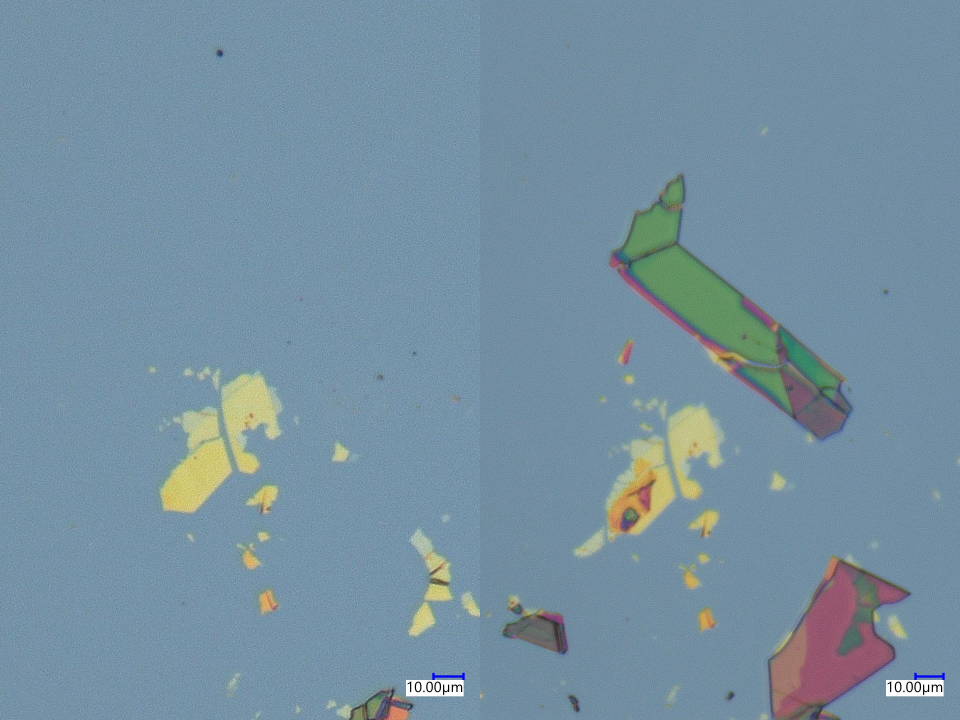
#> input picture figmatch/test_1/VHX_000032.jpg, 2880 x 2160 px, found by its file name (shown at 1/3 size)
$ python figmatch_1223.py   (older library calls are emulated)
#> lines starting #> are read from the running program, lines starting #| are printed output that depends on the picture; after the words box and inside, x2 and y2 are one past the last pixel; in counts of white or black regions, pixels touching at a corner belong together
import pandas as pd
import math
import numpy as np
import matplotlib.pyplot as plt
import cv2

from sklearn.cluster import KMeans

def figshow(img,hsize=400,title='hoge'):
    """
    show a figure with defined size
    """
    shape = img.shape
    ratio=shape[0]/shape[1]
    img2= cv2.resize(img,(hsize,int(hsize*ratio)))
    cv2.imshow(title,img2)
    cv2.waitKey(0)
    cv2.destroyAllWindows()

def superposition(img_list,move_list):
    """
    ズレを表すdelta、引き算された画像、重なっている場所のみの画像、重なっている座標を出力する
    """

    rows, cols, col =img_list[0].shape

    #引き算される側に平行移動用の余白を付ける
    img1= np.zeros([rows*3,cols*3,col],np.int)
    img1[rows:rows*2,cols:cols*2]=img_list[1].astype(np.int)

    #move_listで指定された位置で引き算
    img1[rows+move_list[0]:rows*2+move_list[0], cols+move_list[1]:cols*2+move_list[1]] \
        = img1[rows+move_list[0]:rows*2+move_list[0], cols+move_list[1]:cols*2+move_list[1]] - img_list[0].astype(np.int)

    #縦横それぞれ次のリストの真ん中2つが取り出す範囲
    hlist=[rows,rows*2,rows+move_list[0],rows*2+move_list[0]]
    vlist=[cols,cols*2,cols+move_list[1],cols*2+move_list[1]]
    hlist.sort()
    vlist.sort()
    np.abs(img1)

    #取り出してズレに相当する量を計算
    trim = img1[hlist[1]:hlist[2],vlist[1]:vlist[2]]
    return img1.astype(np.uint8), trim.astype(np.uint8), [(hlist[1],hlist[2]),(vlist[1],vlist[2])]

def clastering(img,n_cluster=2):
    """
    指定した画像のクラスタリングを行い、ピクセルごとの判定結果を出力する
    """
    X=np.reshape(img,[-1,3]) #縦にピクセルを並べて横一列、深さRGBの2次元行列
    y_pred = KMeans(n_cluster).fit_predict(X) #cluster分類の結果を格納

    return np.reshape(y_pred,[img.shape[0],-1]).astype(np.uint8)

def binarization(img,collor=np.array([[0,0,0],[255,255,255]])):
    """
    指定した画像をクラスタリングにより2値化する
    """
    y_pred = clastering(img)
    #背景が黒になるように二値化
    X_pred = np.array([collor[i] for i in y_pred])
    if np.mean(y_pred==0) < 0.5:
        X_pred=1-X_pred

    return  np.reshape(X_pred,[img.shape[0],-1,3]).astype(np.uint8), y_pred


#def matching(diff,move_list):


img = cv2.imread('VHX_000032.jpg')
#> img is the input picture: shape (2160, 2880, 3); mean B, G, R 161.2, 144.7, 118.3
img_list=np.hsplit(img,2)
#> img_list = 2 items
move_list = [100,-100]
shape = img_list[0].shape
#> shape = (2160, 1440, 3)

"""
img_all, trim, trim_coord=superposition(img_list,move_list)

img_all=cv2.rectangle(img_all,trim_coord[0],trim_coord[1],(0,255,0),3)
delta = np.sqrt(np.square(trim).mean())/255
"""

#クラスタリングを用いた２値化
#clust_before, clustraw_before = clastering(cv2.resize(img_list[1] , (int(shape[1]*0.5), int(shape[0]*0.5))))
t=1
clust_after, clustraw_after = binarization(cv2.resize(img_list[0] , (int(shape[1]*t), int(shape[0]*t))))
#> in clastering, `X=np.reshape(img,[-1,3])`:
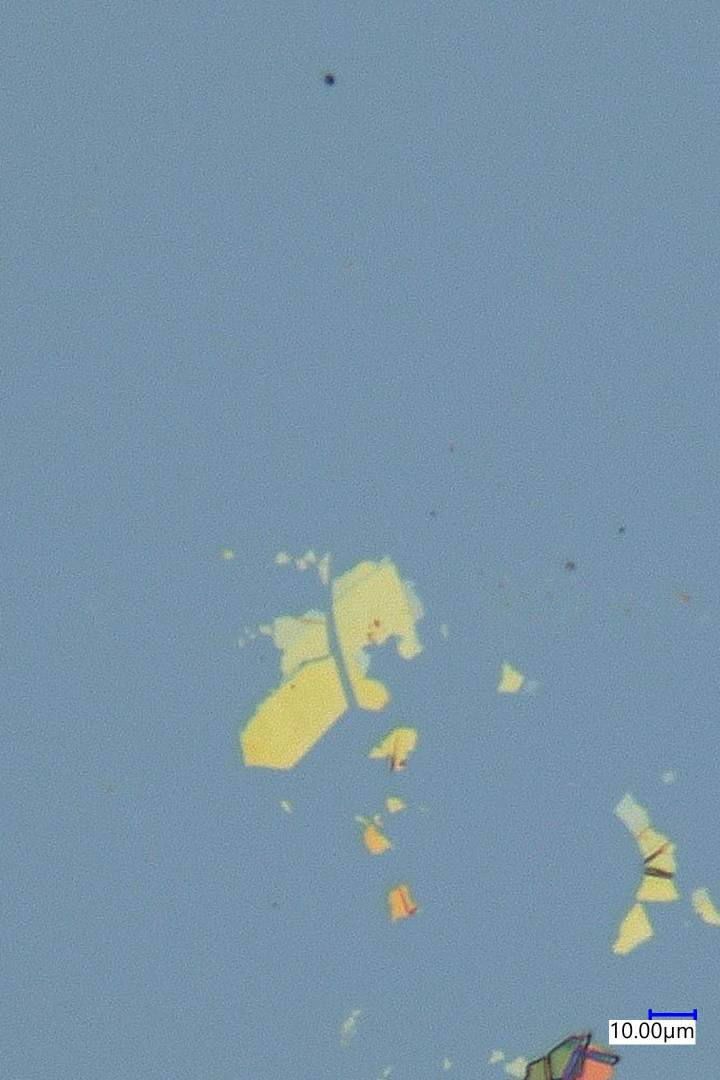
#> img: shape (2160, 1440, 3) (shown at 1/2 size); mean of channels 0, 1, 2 166.8, 149, 120.3; drawn as B, G, R
#> in clastering, `return np.reshape(y_pred,[img.shape[0],-1]).astype(np.uint8)`:
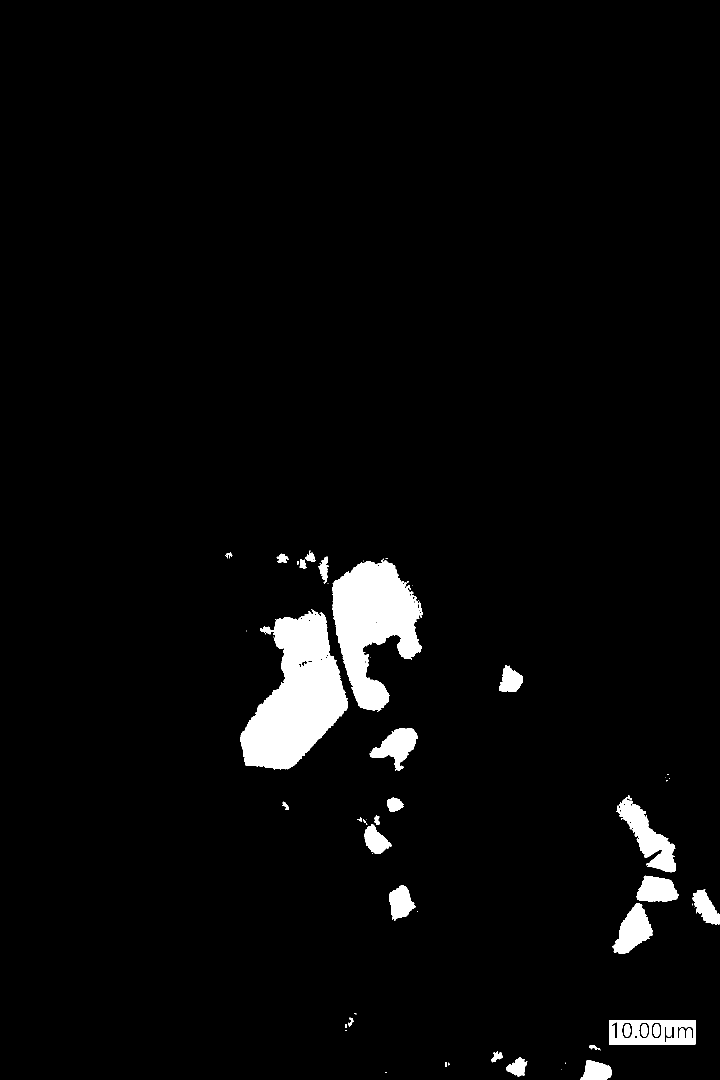
#> returned value: shape (2160, 1440) (shown at 1/2 size); values 0 (black) and 1 (white), 3.5% white; 59 white regions (28 under 20 px), largest, box (x1, y1, x2, y2) and area: (480, 1218, 696, 1539) 39372, (664, 1117, 846, 1423) 31335, (1233, 1590, 1351, 1745) 6731
dst = cv2.bitwise_and(clust_after, img_list[0])
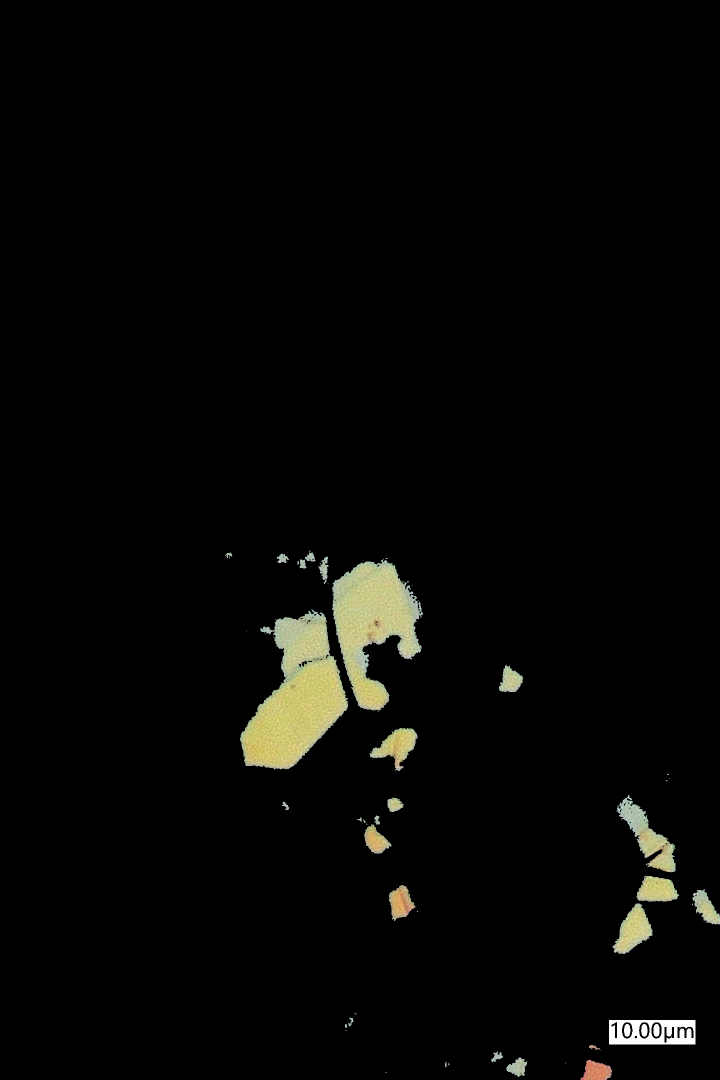
#> dst: shape (2160, 1440, 3) (shown at 1/2 size); mean of channels 0, 1, 2 5.1, 6.9, 6.9; drawn as B, G, R

#ラベリングとバウンディングボックス抽出
retval, labels, stats, centroids = cv2.connectedComponentsWithStats(clustraw_after)
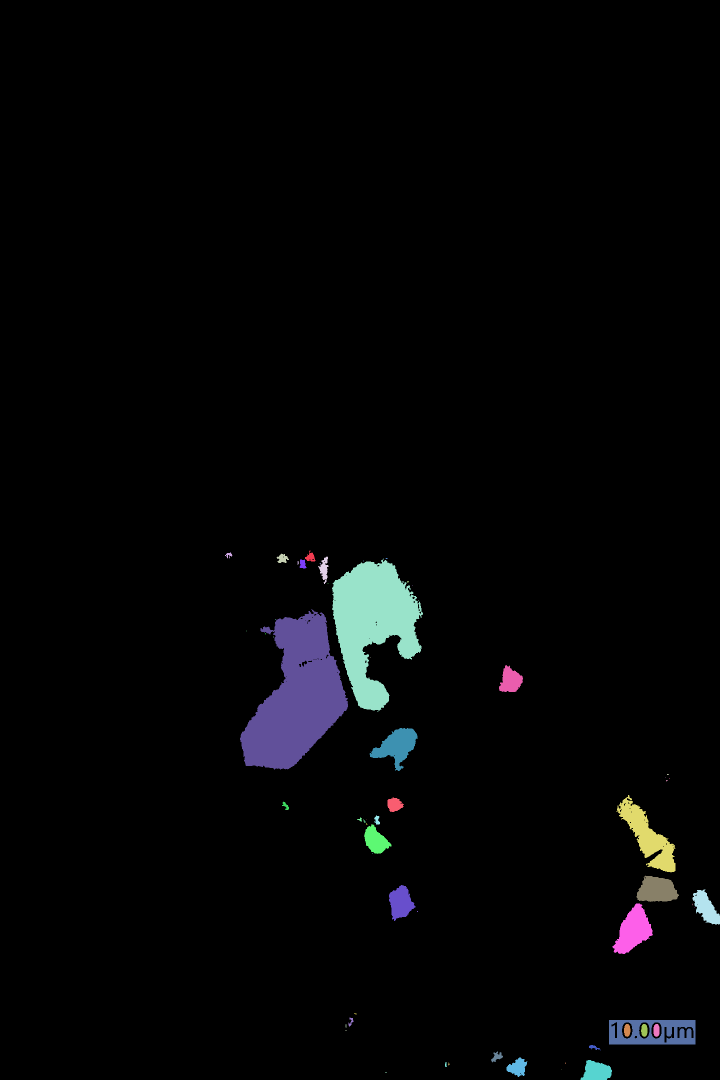
#> labels: shape (2160, 1440) int32 (shown at 1/2 size); 60 distinct labels, from 0 to 59; one colour per label, 0 black
#> retval = 60; stats = 60 rows, first 6: [0, 0, 1440, 2160, 3000479], [610, 1101, 21, 22, 246], [450, 1105, 15, 12, 84], [553, 1107, 25, 19, 280], [636, 1113, 21, 55, 545], [664, 1117, 182, 306, 31335]; centroids = 60 pairs, first value 457.3 to 1411.5, second value 1064.6 to 2144.5


"""
#輪郭抽出を用いた方法
label, contours= cv2.findContours(clustraw_after, cv2.RETR_LIST, cv2.CHAIN_APPROX_NONE)
for i in range(0, len(contours)):
    if len(contours[i]) > 0:

        # remove small objects
        #if cv2.contourArea(contours[i]) < 500:
        #    continue

        cv2.polylines(img_list[0], contours[i], True, (255, 255, 255), 5)
"""

figshow(img_list[0])
#> in figshow, `img2= cv2.resize(img,(hsize,int(hsize*ratio)))`:
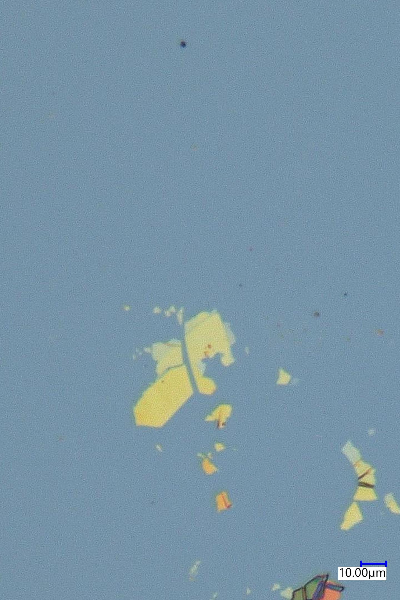
#> img2: shape (600, 400, 3); mean of channels 0, 1, 2 166.7, 148.9, 120.2; drawn as B, G, R
#cv2.imwrite('./before.jpg', clust_before)
#cv2.imwrite('./after.jpg', clust_after)
